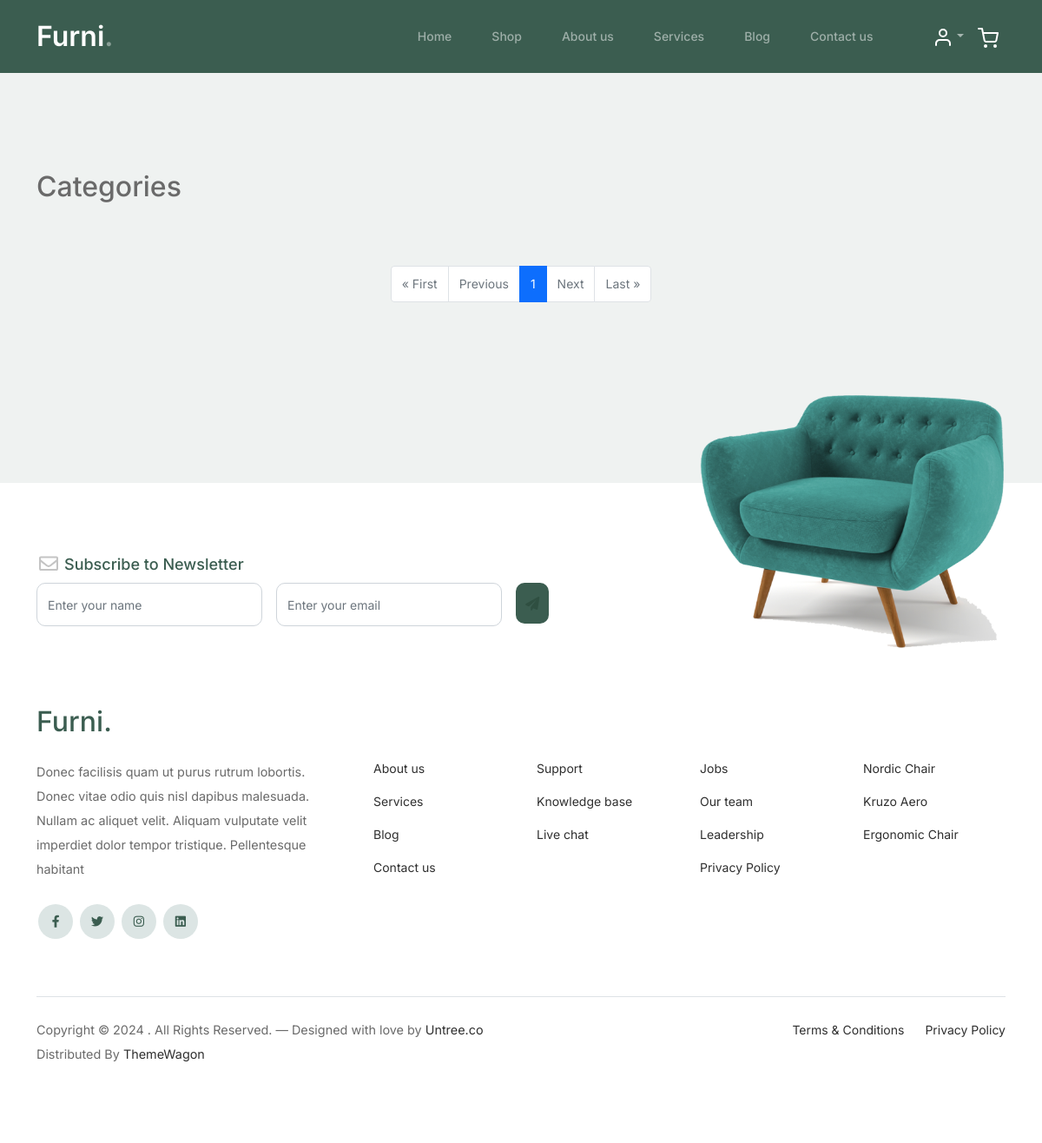
/shop/?category=Footwear, run on an earlier commit of the app's database.
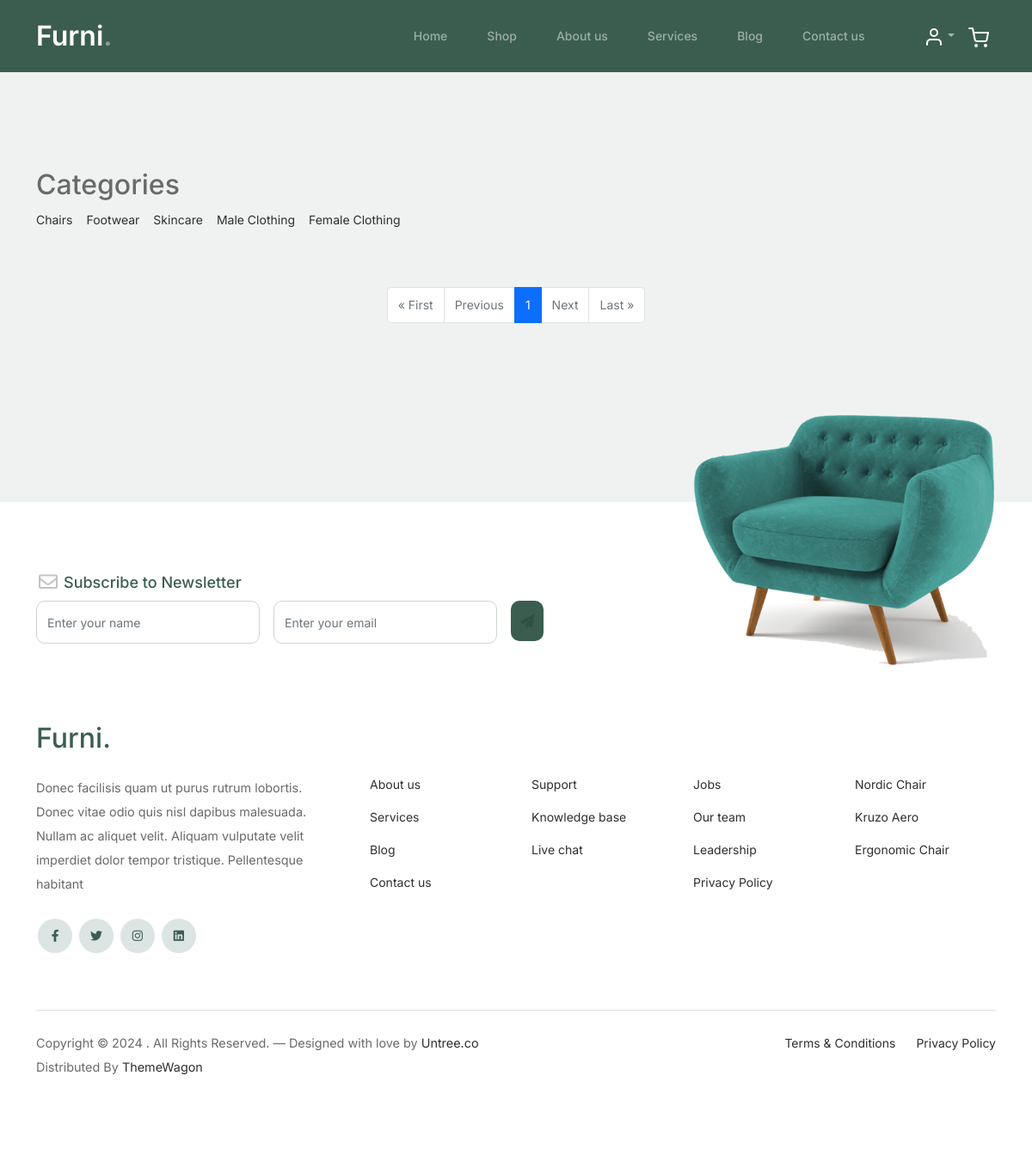
And on a later commit of the database.
### ecommerce/models.py (models this page shows, shortened)
class Category(models.Model):
    name = models.CharField(max_length=50)

### ecommerce/views.py (the view)
# urls.py: path("shop/", views.shop, name="shop"),
def shop(request):
    categories = Category.objects.all()
    selected_category = request.GET.get("category")
    products = (
        Product.objects.filter(category__name=selected_category)
        if selected_category
        else Product.objects.all()
    )
    paginator = Paginator(products, 10)  # Show 10 products per page
    page_number = request.GET.get("page")
    page_obj = paginator.get_page(page_number)
    return render(
        request,
        "ecommerce/shop.html",
        {
            "page_obj": page_obj,
            "categories": categories,
            "selected_category": selected_category,
        },
    )

### ecommerce/templates/ecommerce/shop.html (shortened to what this page needs)
{% extends 'base.html' %}
{% load static %}
{% block content %}
<div class="untree_co-section product-section before-footer-section">
  <div class="container">
    <div class="row mb-5">
      <div class="col-lg-12">
        <div class="category-filter">
          <h2>Categories</h2>
          <ul class="list-unstyled d-flex">
            {% for category in categories %}
            <li class="me-3">
              <a href="?category={{ category.name }}" class="text-decoration-none">{{ category.name }}</a>
            </li>
            {% endfor %}
          </ul>
        </div>
      </div>
    </div>
    <div class="pagination d-flex justify-content-center">
      <ul class="pagination">
        {% if page_obj.has_previous %}
          <li class="page-item">
            <a class="page-link" href="?page=1{% if selected_category %}&category={{ selected_category }}{% endif %}">&laquo; First</a>
          </li>
          <li class="page-item">
            <a class="page-link" href="?page={{ page_obj.previous_page_number }}{% if selected_category %}&category={{ selected_category }}{% endif %}">Previous</a>
          </li>
        {% else %}
          <li class="page-item disabled">
            <a class="page-link" tabindex="-1">&laquo; First</a>
          </li>
          <li class="page-item disabled">
            <a class="page-link" tabindex="-1">Previous</a>
          </li>
        {% endif %}
        {% for num in page_obj.paginator.page_range %}
          {% if page_obj.number == num %}
            <li class="page-item active">
              <span class="page-link">{{ num }}</span>
            </li>
          {% elif num > page_obj.number|add:-3 and num < page_obj.number|add:3 %}
            <li class="page-item">
              <a class="page-link" href="?page={{ num }}{% if selected_category %}&category={{ selected_category }}{% endif %}">{{ num }}</a>
            </li>
          {% endif %}
        {% endfor %}
        {% if page_obj.has_next %}
          <li class="page-item">
            <a class="page-link" href="?page={{ page_obj.next_page_number }}{% if selected_category %}&category={{ selected_category }}{% endif %}">Next</a>
          </li>
          <li class="page-item">
            <a class="page-link" href="?page={{ page_obj.paginator.num_pages }}{% if selected_category %}&category={{ selected_category }}{% endif %}">Last &raquo;</a>
          </li>
        {% else %}
          <li class="page-item disabled">
            <a class="page-link" tabindex="-1">Next</a>
          </li>
          <li class="page-item disabled">
            <a class="page-link" tabindex="-1">Last &raquo;</a>
          </li>
        {% endif %}
      </ul>
    </div>
  </div>
</div>
{% endblock %}

What changed in the data, as far as the page shows it:
added Category: name "Chairs"
added Category: name "Footwear"
added Category: name "Skincare"
added Category: name "Male Clothing"
added Category: name "Female Clothing"
